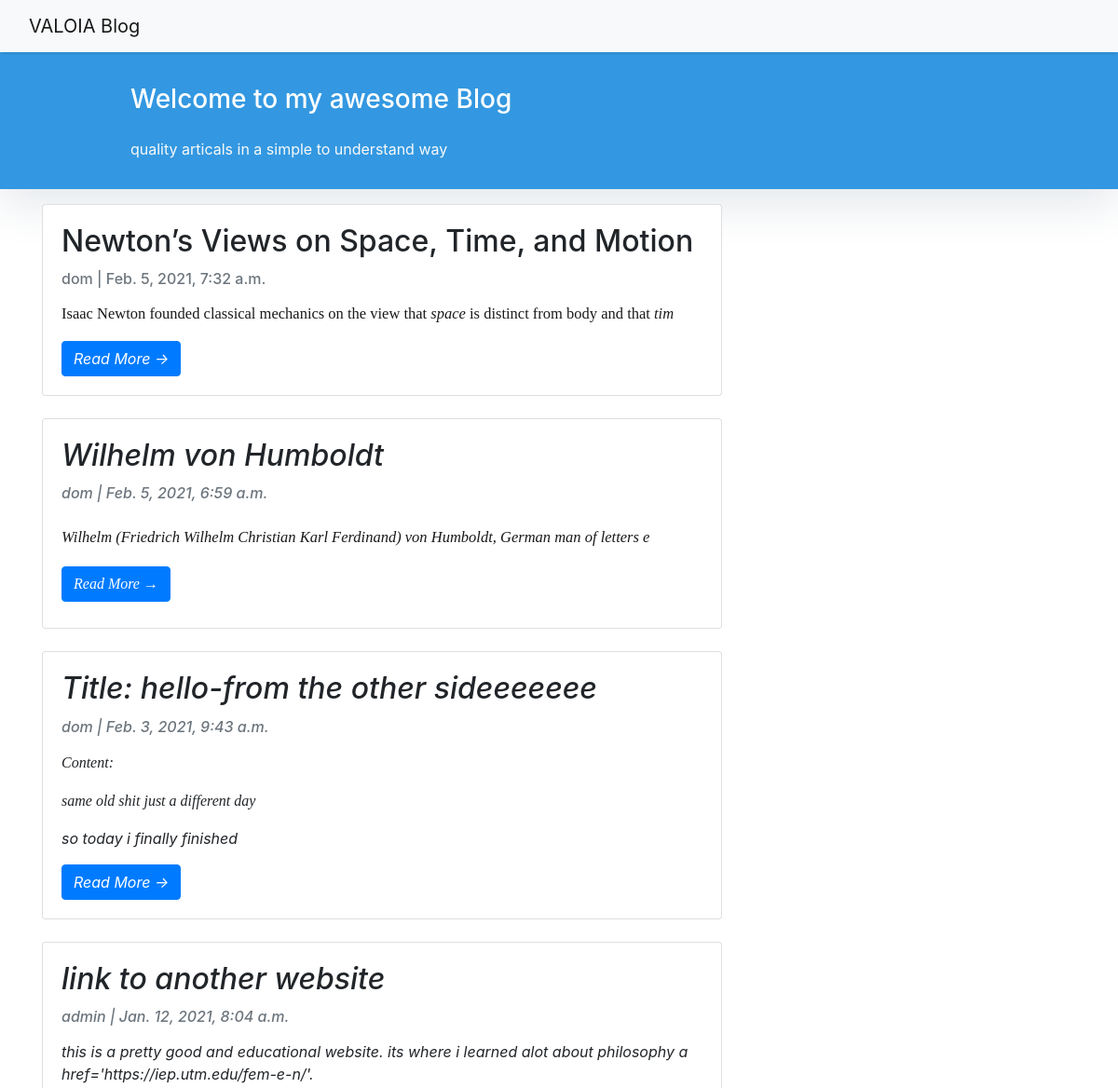
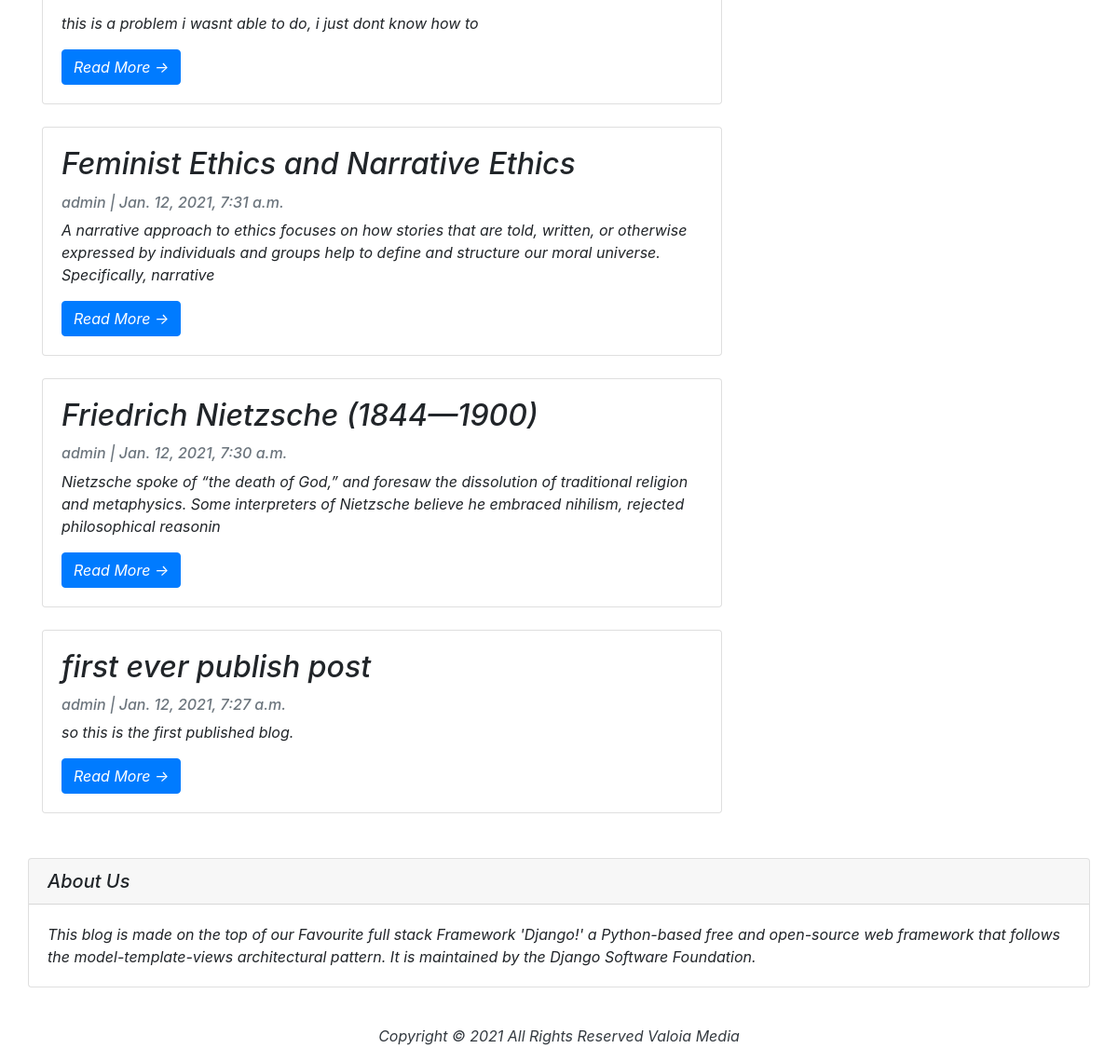
The page / on the database its author committed (2 pictures, top to bottom).
### blog/models.py (models this page shows, shortened)
class Post(models.Model):
    title = models.CharField(max_length=200, unique=True)
    slug = models.SlugField(max_length=200, unique=True)
    author = models.ForeignKey(
        User, on_delete=models.CASCADE, related_name='blog_posts')
    updated_on = models.DateTimeField(auto_now=True)
    content = models.TextField()
    created_on = models.DateTimeField(auto_now_add=True) # the time needs to be more accurate
    status = models.IntegerField(choices=STATUS, default=0)
    class Meta:
        ordering = ['-created_on']

### blog/views.py (the view)
# urls.py: path('', views.PostList.as_view(), name='home'),
class PostList(generic.ListView):
    queryset = Post.objects.filter(status=1).order_by('-created_on')
    template_name = 'index.html'

### templates/index.html (shortened to what this page needs)
{% extends "base.html" %}
{% block content %}
<header class="masthead">
  <div class="container">
    <div class="row">
      <div class=" col-md-8 col-md-10 mx-auto">
        <div class="site-heading">
          <h3 class=" site-heading my-4 mt-3 text-white"> Welcome to my awesome Blog </h3>
          <p class="text-light">quality articals in a simple to understand way &nbsp
          </p>
        </div>
      </div>
    </div>
  </div>
</header>
<div class="container">
  <div class="row">
    <div class="col-md-8 mt-3 left">
      {% for post in post_list %}
      <div class="card mb-4">
        <div class="card-body">
          <h2 class="card-title">{{ post.title }}</h2>
          <p class="card-text text-muted h6">{{ post.author }} | {{ post.created_on}}  </p>
          <p class="card-text">{{post.content|safe|slice:":200" }}</p>
          <a href="{% url 'post_detail' post.slug  %}" class="btn btn-primary">Read More &rarr;</a>
        </div>
      </div>
      {% endfor %}
    </div>
    {% block sidebar %}
    {% include 'sidebar.html' %}
    {% endblock sidebar %}
  </div>
{%endblock%}

### templates/base.html (shortened to what this page needs)
{% load static %}
<!DOCTYPE html>
<html>
<head>
  <link rel="stylesheet" href="{% static 'css/style.css' %}">
  <link rel="stylesheet" href="https://maxcdn.bootstrapcdn.com/bootstrap/4.0.0/css/bootstrap.min.css"
 />
</head>
<body>
  <nav class="navbar navbar-expand-lg navbar-light bg-light shadow" id="mainNav">
    <div class="container-fluid">
      <a class="navbar-brand" href="{% url 'home' %}">VALOIA Blog</a>
    </div>
  </nav>
  {% block content %}{% endblock content %}
  <footer class="py-3 bg-grey">
    <p class="m-0 text-dark text-center ">Copyright &copy; 2021 All Rights Reserved Valoia Media</p>
  </footer>
</body>
</html>

### templates/sidebar.html
{% block sidebar %}
    <div class="card my-4">
        <h5 class="card-header">About Us</h5>
        <div class="card-body">
            <p class="card-text"> This blog is made on the top of our Favourite full stack Framework 'Django!'
            a Python-based free and open-source web framework that follows the model-template-views architectural pattern. It is maintained by the Django Software Foundation.</p>
        </div>
    </div>
</div>
{% endblock sidebar %}

### static/css/style.css (style rules this page uses)
body { font-family: "Roboto", sans-serif; font-size: 17px; background-color: blue; }
.shadow { box-shadow: 0 4px 2px -2px rgba(0, 0, 0, 0.1); }
.masthead { background: #3398E1; height: auto; padding-bottom: 15px; box-shadow: 0 16px 48px #E3E7EB; padding-top: 10px; }

### rows shown on the page
Post: title "Newton’s Views on Space, Time, and Motion", author "dom", created_on "Feb. 5, 2021, 7:32 a.m.", content "Isaac Newton founded classical mechanics on the view that space is distinct from body and that tim"
Post: title "Wilhelm von Humboldt", author "dom", created_on "Feb. 5, 2021, 6:59 a.m.", content "Wilhelm (Friedrich Wilhelm Christian Karl Ferdinand) von Humboldt, German man of letters e"
Post: title "Title: hello-from the other sideeeeeee", author "dom", created_on "Feb. 3, 2021, 9:43 a.m.", content "Content: same old shit just a different day so today i finally finished"
Post: title "link to another website", author "admin", created_on "Jan. 12, 2021, 8:04 a.m.", content "this is a pretty good and educational website. its where i learned alot about philosophy a href='https://iep.utm.edu/fem-e-n/'. this is a problem i wasnt able to do, i just dont know how to"
Post: title "Feminist Ethics and Narrative Ethics", author "admin", created_on "Jan. 12, 2021, 7:31 a.m.", content "A narrative approach to ethics focuses on how stories that are told, written, or otherwise expressed by individuals and groups help to define and structure our moral universe. Specifically, narrative"
Post: title "Friedrich Nietzsche (1844—1900)", author "admin", created_on "Jan. 12, 2021, 7:30 a.m.", content "Nietzsche spoke of “the death of God,” and foresaw the dissolution of traditional religion and metaphysics. Some interpreters of Nietzsche believe he embraced nihilism, rejected philosophical reasonin"
Post: title "first ever publish post", author "admin", created_on "Jan. 12, 2021, 7:27 a.m.", content "so this is the first published blog."
